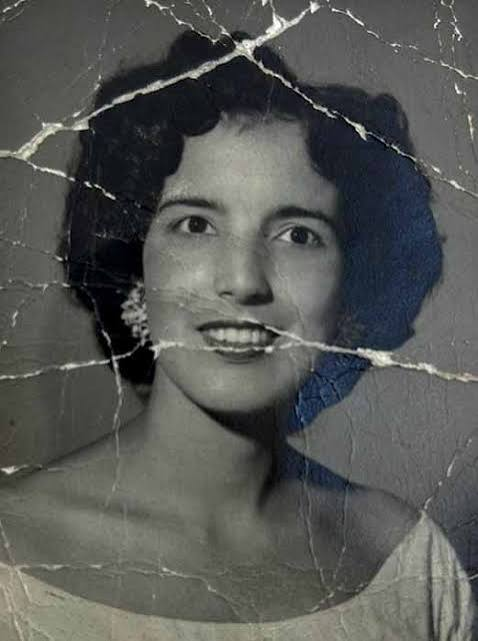
#> input picture tests/restoration_dataset/damaged/case10_spiderweb_lips.jpg, 478 x 641 px
$ python probe_flake_masks.py ../tests/restoration_dataset/damaged/case10_spiderweb_lips.jpg
#> lines starting #> are read from the running program, lines starting #| are printed output that depends on the picture; after the words box and inside, x2 and y2 are one past the last pixel; in counts of white or black regions, pixels touching at a corner belong together
#> in main, bgr is the input picture: shape (641, 478, 3); mean B, G, R 84.9, 87.7, 85.9
#| case10_spiderweb_lips.jpg  478x641
"""
probe_flake_masks.py — Find a flake mask that actually covers the white emulsion
loss on a sepia scan.

Two shipped detectors both miss it on test_artifacts/sources/teared.jpg:

  * TearmarkDetector needs `S < S_local - 3`, which is False at every pixel once
    the pipeline has desaturated the sepia input (S == 0 => 0 < -3). Both of its
    passes report exactly 0.00%.
  * EnhancedDamageDetector.detect_white_flakes needs L > 235 and V > 225, but the
    flakes on this scan are cream rather than paper-white (L p99 = 241), so it
    finds 0.5%.

This probe renders candidate masks as red overlays so the thresholds can be
chosen by looking at them rather than guessed.

Usage:
    PYTHONPATH=backend "C:/Program Files/Python312/python.exe" \
        scripts/probe_flake_masks.py test_artifacts/sources/teared.jpg
"""

from __future__ import annotations

import argparse
from pathlib import Path
from typing import Callable, Dict

import cv2
import numpy as np

ROOT = Path(__file__).resolve().parents[1]


def _scales(L: np.ndarray, h: int, w: int) -> Dict[str, np.ndarray]:
    base = max(h, w)
    ks = {
        "s": max(9, int(base * 0.015)) | 1,
        "m": max(21, int(base * 0.035)) | 1,
        "l": max(41, int(base * 0.065)) | 1,
        "xl": max(81, int(base * 0.12)) | 1,
    }
    return {k: cv2.blur(L, (v, v)) for k, v in ks.items()}


def _clean(mask: np.ndarray, h: int, w: int, max_frac: float = 0.20) -> np.ndarray:
    """Close pinholes, drop specks, drop components larger than max_frac."""
    k3 = cv2.getStructuringElement(cv2.MORPH_ELLIPSE, (3, 3))
    k5 = cv2.getStructuringElement(cv2.MORPH_ELLIPSE, (5, 5))
    out = cv2.morphologyEx(mask, cv2.MORPH_CLOSE, k5, iterations=2)
    out = cv2.morphologyEx(out, cv2.MORPH_OPEN, k3, iterations=1)
    n, labels, stats, _ = cv2.connectedComponentsWithStats(out, connectivity=8)
    lo, hi = 4, int(h * w * max_frac)
    for i in range(1, n):
        area = stats[i, cv2.CC_STAT_AREA]
        if area < lo or area > hi:
            out[labels == i] = 0
    return out


def build_candidates(rgb: np.ndarray) -> Dict[str, np.ndarray]:
    h, w = rgb.shape[:2]
    lab = cv2.cvtColor(rgb, cv2.COLOR_RGB2LAB)
#> lab: shape (641, 478, 3); mean of channels 0, 1, 2 93, 126.9, 129.2
    L = lab[:, :, 0].astype(np.float32)
    hsv = cv2.cvtColor(rgb, cv2.COLOR_RGB2HSV)
#> hsv: shape (641, 478, 3); mean H, S, V 47.1, 29.6, 89.8
    S = hsv[:, :, 1].astype(np.float32)
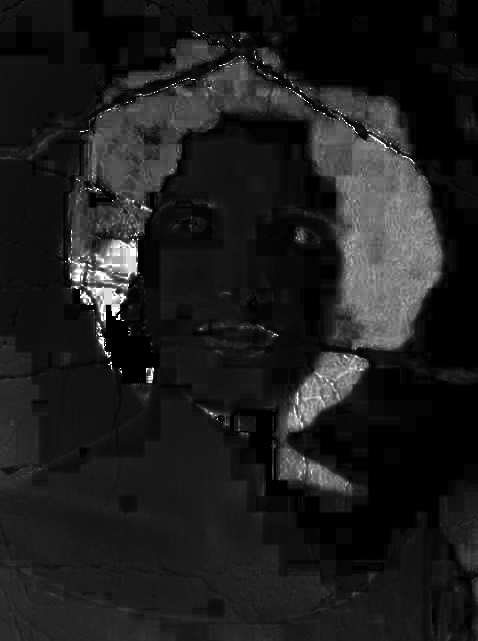
#> S: shape (641, 478) float32; min 0, max 255, mean 29.6

    lm = _scales(L, h, w)
#> lm = 4 items
    mean, std, med = float(L.mean()), float(L.std()), float(np.median(L))
#> mean = 93.03; std = 41.84; med = 98
    floor = min(max(mean + 2.5 * std, med + 20), 200)
#> floor = 197.6
    # A percentile floor tracks the actual bright tail instead of assuming the
    # flakes reach 200+; on this scan p85 is well below the mean+2.5σ cap.
    p85, p80, p75 = (float(np.percentile(L, q)) for q in (85, 80, 75))
#> p85 = 134; p80 = 124; p75 = 118
    S_local = cv2.blur(S, (max(21, int(max(h, w) * 0.035)) | 1,) * 2)
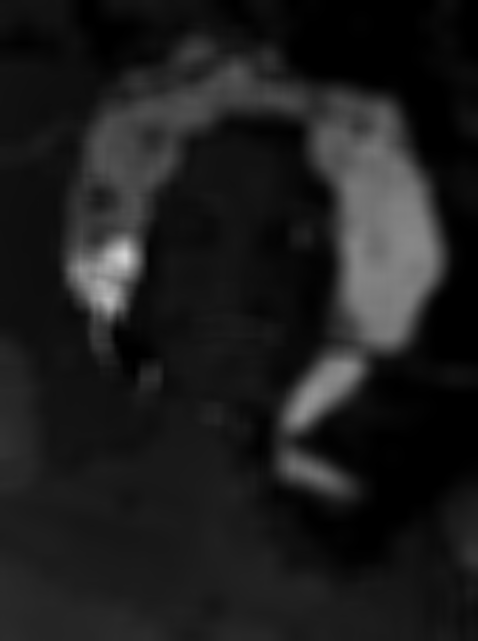
#> S_local: shape (641, 478) float32; min 0, max 211.1, mean 29.6

    # Relative desaturation: flakes are paper showing through, so they are less
    # saturated than their surroundings. Scaled by the local spread so it still
    # discriminates on a weakly tinted scan, and inert when S carries no signal.
    s_std = float(S.std())
#> s_std = 36.15
    sat_rel = (S < (S_local - max(2.0, 0.15 * s_std))) if s_std > 2.0 else np.ones_like(S, bool)
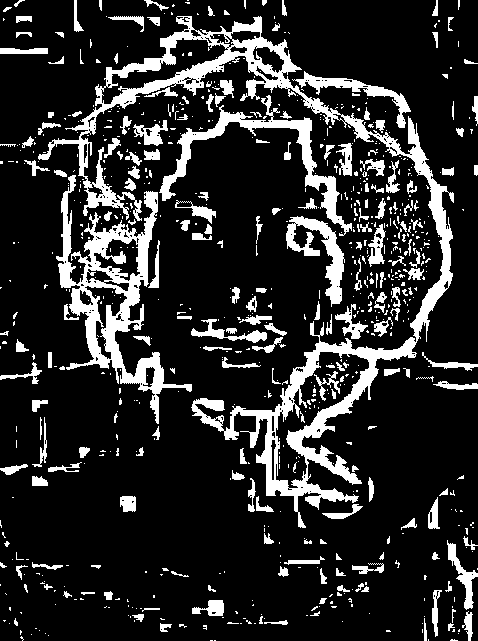
#> sat_rel: shape (641, 478) bool; 16.8% white; 771 white regions (568 under 20 px), largest, box (x1, y1, x2, y2) and area: (38, 16, 454, 528) 18553, (56, 175, 192, 424) 7717, (159, 95, 352, 236) 3373

    out: Dict[str, np.ndarray] = {}

    def add(name: str, m: np.ndarray, max_frac: float = 0.20) -> None:
        out[name] = _clean((m.astype(np.uint8) * 255), h, w, max_frac)
#> in _clean, `n, labels, stats, _ = cv2.connectedComponentsWithStats(out, connectivi..`: n = 26; stats = 26 rows, first 6: [0, 0, 478, 641, 305516], [146, 0, 9, 6, 35], [262, 0, 4, 5, 15], [267, 16, 18, 18, 137], [179, 21, 3, 3, 5], [222, 31, 4, 3, 8]
#> the loop in _clean, `for i in range(1, n):` made 25 passes
#> area on passes 1, 3, 7, 15, 16, 18, 20, 24: 35, 137, 261, 25, 30, 63, 23, 165

    # Shipped behaviour, for reference.
    add("a_shipped_pass1", (L - lm["s"] > 18) & (L - lm["m"] > 14) & (L - lm["l"] > 10)
        & (L > floor) & (S < 80) & (S < S_local - 3))
    add("b_shipped_pass2", (L - lm["xl"] > 8) & (L > max(floor - 10, med + 15))
        & (S < 80) & (S < S_local - 2))
#> in _clean (call 2), `n, labels, stats, _ = cv2.connectedComponentsWithStats(out, connectivi..`: n = 42; stats = 42 rows, first 6: [0, 0, 478, 641, 304709], [146, 0, 10, 6, 40], [262, 0, 4, 5, 16], [160, 6, 3, 3, 5], [299, 13, 5, 6, 14], [235, 14, 52, 42, 522]
#> the loop in _clean (call 2), `for i in range(1, n):` made 41 passes
#> area on passes 1, 5, 12, 13, 16, 18, 19, 20: 40, 522, 32, 50, 21, 45, 207, 53

    # Enhanced detector's near-pure-white rule.
    add("c_enhanced_white", (L > 235) & (hsv[:, :, 2].astype(np.float32) > 225)
        & (L - cv2.GaussianBlur(L, (11, 11), 0) > 35), 0.05)
#> call 3 of _clean, with h = 641, w = 478, max_frac = 0.05
#> in _clean (call 3), `out = cv2.morphologyEx(mask, cv2.MORPH_CLOSE, k5, iterations=2)`:
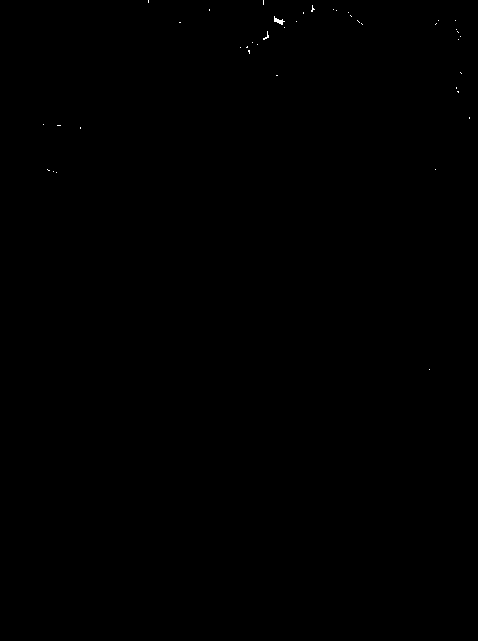
#> out: shape (641, 478); 0.05% white in thin lines or dots, all inside (x1, y1, x2, y2) = (43, 0, 470, 370)
#> in _clean (call 3), `n, labels, stats, _ = cv2.connectedComponentsWithStats(out, connectivi..`: n = 2; stats = [[0, 0, 478, 641, 306362], [274, 18, 10, 7, 36]]
#> the loop in _clean (call 3), `for i in range(1, n):` made 1 pass
#> area on pass 1: 36

    # Percentile-floored multi-scale contrast, saturation used relatively.
    add("d_pct85_multiscale", (L - lm["s"] > 12) & (L - lm["m"] > 9)
        & (L > p85) & sat_rel)
#> in _clean (call 4), `n, labels, stats, _ = cv2.connectedComponentsWithStats(out, connectivi..`: n = 91; stats = 91 rows, first 6: [0, 0, 478, 641, 301232], [18, 0, 5, 3, 10], [145, 0, 14, 6, 57], [187, 0, 3, 4, 10], [262, 0, 5, 6, 22], [3, 3, 15, 9, 38]
    add("e_pct80_multiscale", (L - lm["s"] > 10) & (L - lm["m"] > 8)
        & (L > p80) & sat_rel)
#> in _clean (call 5), `n, labels, stats, _ = cv2.connectedComponentsWithStats(out, connectivi..`: n = 100; stats = 100 rows, first 6: [0, 0, 478, 641, 300080], [3, 0, 20, 12, 55], [145, 0, 30, 15, 144], [186, 0, 4, 4, 14], [262, 0, 5, 6, 23], [208, 8, 4, 8, 20]
    add("f_pct80_coarse", (L - lm["xl"] > 6) & (L > p80) & sat_rel)
#> in _clean (call 6), `n, labels, stats, _ = cv2.connectedComponentsWithStats(out, connectivi..`: n = 116; stats = 116 rows, first 6: [0, 0, 478, 641, 298632], [3, 0, 20, 12, 55], [145, 0, 30, 15, 144], [186, 0, 4, 4, 14], [262, 0, 5, 6, 23], [208, 8, 4, 8, 20]
    add("g_pct75_coarse", (L - lm["xl"] > 5) & (L > p75) & sat_rel)
#> in _clean (call 7), `n, labels, stats, _ = cv2.connectedComponentsWithStats(out, connectivi..`:
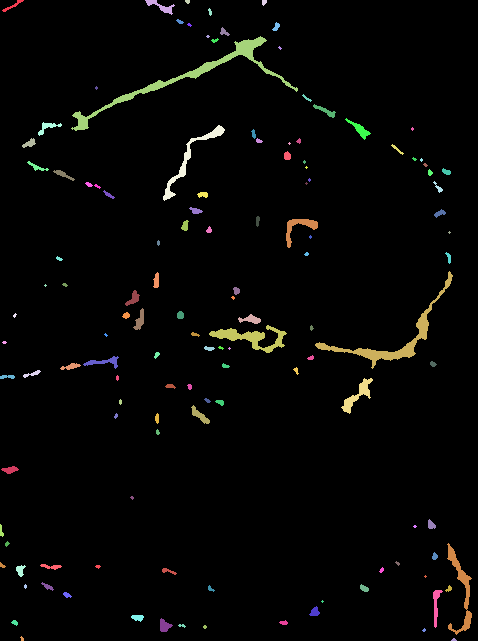
#> labels: shape (641, 478) int32; 130 distinct labels, from 0 to 129; one colour per label, 0 black
#> in _clean (call 7), `n, labels, stats, _ = cv2.connectedComponentsWithStats(out, connectivi..`: n = 130; stats = 130 rows, first 6: [0, 0, 478, 641, 296501], [2, 0, 22, 12, 62], [145, 0, 30, 15, 148], [185, 0, 5, 4, 16], [262, 0, 5, 6, 23], [208, 8, 4, 8, 20]
#> the loop in _clean (call 7), `for i in range(1, n):` made 129 passes
#> area on passes 1, 2, 4, 5, 6, 8, 9, 11: 62, 148, 23, 20, 23, 40, 44, 1633

    # Union of the two percentile families — the shape the fix would ship.
    union = (((L - lm["s"] > 12) & (L - lm["m"] > 9) & (L > p85))
             | ((L - lm["xl"] > 6) & (L > p80))) & sat_rel
#> union: shape (641, 478) bool; 2.4% white; 339 white regions (261 under 20 px), largest, box (x1, y1, x2, y2) and area: (65, 35, 292, 131) 1380, (315, 342, 400, 365) 508, (447, 540, 470, 610) 359
    add("h_union_pct", union)
#> in _clean (call 8), `n, labels, stats, _ = cv2.connectedComponentsWithStats(out, connectivi..`: n = 116; stats = 116 rows, first 6: [0, 0, 478, 641, 298630], [3, 0, 20, 12, 55], [145, 0, 30, 15, 144], [186, 0, 4, 4, 14], [262, 0, 5, 6, 23], [208, 8, 4, 8, 20]

    # The percentile families above all mask the forehead, cheeks and nose: a
    # global brightness floor cannot tell a bright flake on a dark shirt from a
    # smoothly bright face. Local contrast can — a flake is much brighter than
    # its immediate neighbourhood, skin is not. So keep the multi-scale contrast
    # test and relax the absolute floor instead of the other way round.
    ms = (L - lm["s"] > 18) & (L - lm["m"] > 14) & (L - lm["l"] > 10)
#> ms: shape (641, 478) bool; 3.5% white in thin lines or dots
    add("i_ms_nofloor", ms & sat_rel)
#> in _clean (call 9), `n, labels, stats, _ = cv2.connectedComponentsWithStats(out, connectivi..`:
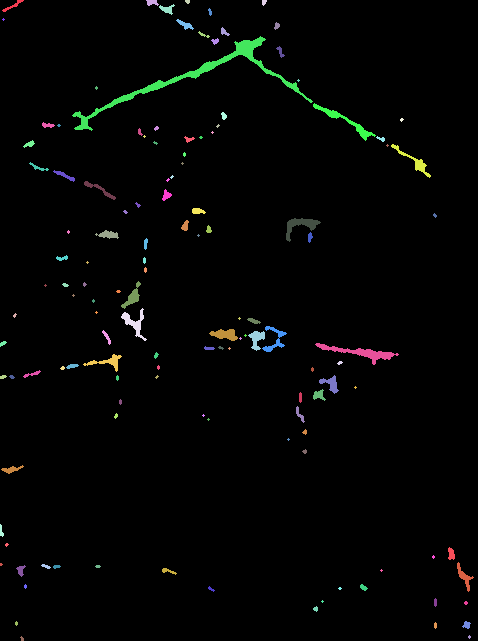
#> labels: shape (641, 478) int32; 131 distinct labels, from 0 to 130; one colour per label, 0 black
#> in _clean (call 9), `n, labels, stats, _ = cv2.connectedComponentsWithStats(out, connectivi..`: n = 131; stats = 131 rows, first 6: [0, 0, 478, 641, 298869], [2, 0, 22, 12, 64], [146, 0, 13, 6, 54], [185, 0, 5, 4, 16], [262, 0, 5, 6, 22], [159, 4, 16, 11, 81]
#> the loop in _clean (call 9), `for i in range(1, n):` made 130 passes
#> area on passes 1, 2, 4, 5, 6, 8, 9, 10: 64, 54, 22, 81, 20, 79, 30, 40
    add("j_ms_medfloor", ms & (L > med) & sat_rel)
#> in _clean (call 10), `out = cv2.morphologyEx(mask, cv2.MORPH_CLOSE, k5, iterations=2)`:
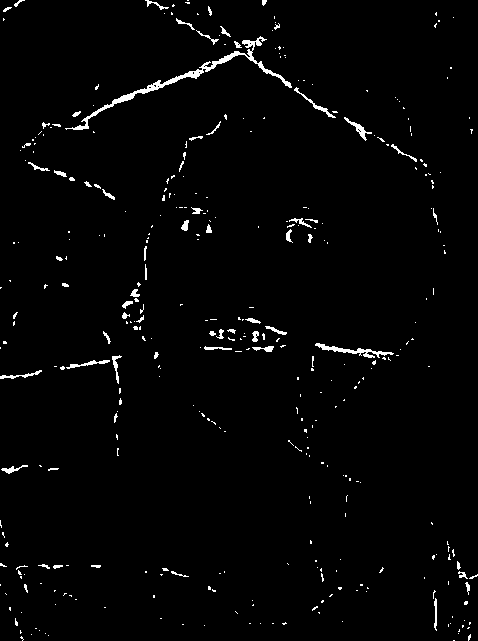
#> mask: shape (641, 478); 1.9% white in thin lines or dots
#> in _clean (call 10), `n, labels, stats, _ = cv2.connectedComponentsWithStats(out, connectivi..`: n = 115; stats = 115 rows, first 6: [0, 0, 478, 641, 300120], [2, 0, 22, 12, 64], [146, 0, 13, 6, 54], [185, 0, 5, 4, 16], [262, 0, 5, 6, 22], [159, 4, 16, 11, 81]
#> the loop in _clean (call 10), `for i in range(1, n):` made 114 passes
    ms_soft = (L - lm["s"] > 14) & (L - lm["m"] > 11) & (L - lm["l"] > 8)
    add("k_ms_soft_medfloor", ms_soft & (L > med) & sat_rel)
#> in _clean (call 11), `n, labels, stats, _ = cv2.connectedComponentsWithStats(out, connectivi..`: n = 124; stats = 124 rows, first 6: [0, 0, 478, 641, 298821], [2, 0, 22, 12, 65], [145, 0, 30, 15, 143], [185, 0, 5, 4, 16], [262, 0, 5, 6, 22], [208, 8, 4, 8, 20]
    ms_softer = (L - lm["s"] > 11) & (L - lm["m"] > 9) & (L - lm["l"] > 6)
    add("l_ms_softer_medfloor", ms_softer & (L > med) & sat_rel)
#> in _clean (call 12), `n, labels, stats, _ = cv2.connectedComponentsWithStats(out, connectivi..`: n = 138; stats = 138 rows, first 6: [0, 0, 478, 641, 297507], [2, 0, 22, 12, 65], [145, 0, 30, 15, 144], [185, 0, 5, 4, 16], [262, 0, 5, 6, 22], [208, 8, 4, 8, 20]
    # Coarse-scale companion for broad clumps, still local rather than absolute.
    add("m_ms_soft_plus_coarse",
        (ms_soft | ((L - lm["xl"] > 14) & (L - lm["m"] > 8))) & (L > med) & sat_rel)
#> in _clean (call 13), `n, labels, stats, _ = cv2.connectedComponentsWithStats(out, connectivi..`: n = 126; stats = 126 rows, first 6: [0, 0, 478, 641, 291629], [2, 0, 22, 12, 65], [145, 0, 30, 15, 148], [185, 0, 5, 4, 16], [262, 0, 5, 6, 23], [208, 7, 5, 9, 28]

    print(f"  floor(mean+2.5s,cap200)={floor:.0f}  p75={p75:.0f} p80={p80:.0f} "
          f"p85={p85:.0f}  median={med:.0f}  S.std={s_std:.1f}  "
          f"sat_rel={100*sat_rel.mean():.1f}%")
#|   floor(mean+2.5s,cap200)=198  p75=118 p80=124 p85=134  median=98  S.std=36.1  sat_rel=16.8%
    return out


def overlay(rgb: np.ndarray, mask: np.ndarray) -> np.ndarray:
    out = rgb.copy()
    sel = mask > 0
    out[sel] = (0.35 * out[sel] + 0.65 * np.array([255, 40, 40])).astype(np.uint8)
    return out


def main() -> int:
    ap = argparse.ArgumentParser()
    ap.add_argument("image", type=Path)
    ap.add_argument("-d", "--outdir", type=Path,
                    default=ROOT / "debug_output" / "flake_masks")
    args = ap.parse_args()

    bgr = cv2.imread(str(args.image), cv2.IMREAD_COLOR)
    if bgr is None:
        print(f"!! cannot read {args.image}")
        return 1
    rgb = cv2.cvtColor(bgr, cv2.COLOR_BGR2RGB)
    args.outdir.mkdir(parents=True, exist_ok=True)

    print(f"{args.image.name}  {rgb.shape[1]}x{rgb.shape[0]}")
    cands = build_candidates(rgb)

    print(f"\n{'candidate':<22} {'coverage':>9}  {'components':>10}")
    tiles = []
    for name, mask in cands.items():
        n, _, stats, _ = cv2.connectedComponentsWithStats(mask, connectivity=8)
        cov = float(np.sum(mask > 0)) / mask.size
        print(f"{name:<22} {cov:>8.2%}  {n - 1:>10}")
        ov = overlay(rgb, mask)
        cv2.imwrite(str(args.outdir / f"{name}.png"), cv2.cvtColor(ov, cv2.COLOR_RGB2BGR))
        cv2.imwrite(str(args.outdir / f"{name}_mask.png"), mask)
        lab = ov.copy()
        cv2.putText(lab, f"{name} {cov:.1%}", (5, 16), cv2.FONT_HERSHEY_SIMPLEX,
                    0.42, (255, 255, 0), 1, cv2.LINE_AA)
        tiles.append(lab)
#> this loop made 13 passes
#> name on passes 1 to 8: 'a_shipped_pass1', 'b_shipped_pass2', 'c_enhanced_white', 'd_pct85_multiscale', 'e_pct80_multiscale', 'f_pct80_coarse', 'g_pct75_coarse', 'h_union_pct'
#> (printed output is left out)

    cols = 3
    while len(tiles) % cols:
        tiles.append(np.zeros_like(tiles[0]))
#> this loop made 2 passes
    grid = np.vstack([np.hstack(tiles[i:i + cols]) for i in range(0, len(tiles), cols)])
    grid_path = args.outdir / "_grid.png"
    cv2.imwrite(str(grid_path), cv2.cvtColor(grid, cv2.COLOR_RGB2BGR))
    print(f"\nwrote {len(cands)} overlays + {grid_path}")
#| wrote 13 overlays + debug_output/flake_masks/_grid.png
    return 0


if __name__ == "__main__":
    raise SystemExit(main())
#> (the program exits here)
